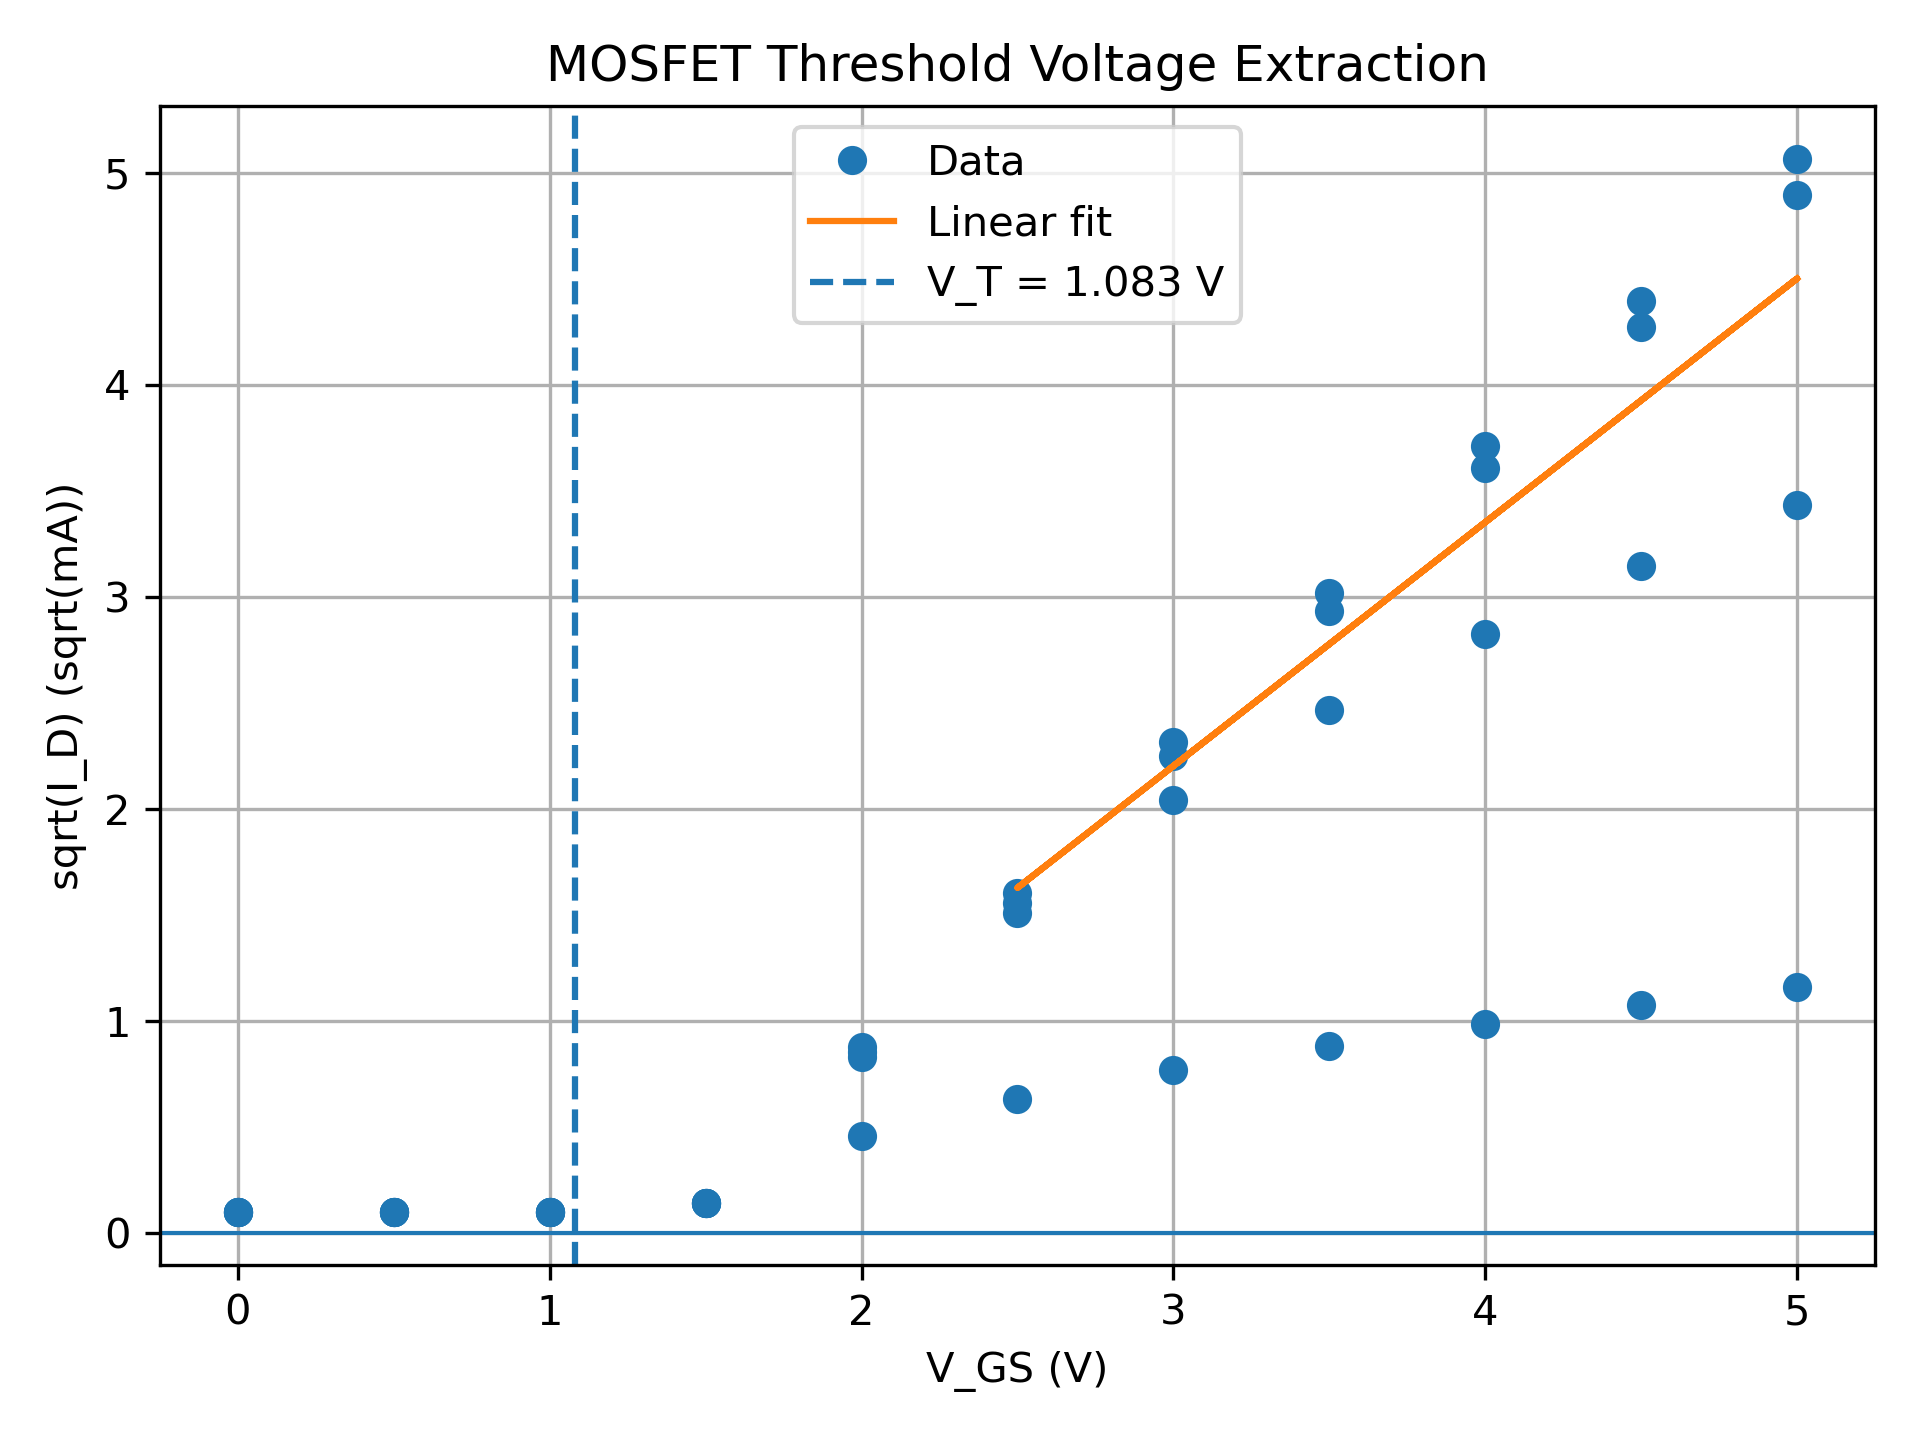

Python code for this plot:
import pandas as pd
import numpy as np
import matplotlib.pyplot as plt

# Load MOSFET VGS sweep data
df = pd.read_csv("./MOSFET_ID_VGS.csv")

# Get VGS and ID
vgs = pd.to_numeric(df["V_GS (V)"], errors="coerce")
id_current = pd.to_numeric(df["I_D (mA)"], errors="coerce")

# Remove invalid values
data = pd.DataFrame({
    "VGS": vgs,
    "ID": id_current
}).dropna()

# Keep positive drain current values
data = data[data["ID"] > 0]

vgs = data["VGS"].to_numpy()
id_current = data["ID"].to_numpy()

# Calculate square root of drain current
sqrt_id = np.sqrt(id_current)

# Select the approximately linear region near the upper part
mask = sqrt_id >= 0.3 * sqrt_id.max()

vgs_fit = vgs[mask]
sqrt_id_fit = sqrt_id[mask]

# Linear fit: sqrt(ID) = m*VGS + c
m, c = np.polyfit(vgs_fit, sqrt_id_fit, 1)

# Threshold voltage = x-intercept
vt = -c / m

print(f"Threshold voltage V_T = {vt:.4f} V")

# Plot
plt.figure()
plt.plot(vgs, sqrt_id, "o", label="Data")
plt.plot(
    vgs_fit,
    m * vgs_fit + c,
    label="Linear fit"
)

plt.axhline(0, linewidth=1)
plt.axvline(vt, linestyle="--", label=f"V_T = {vt:.3f} V")

plt.xlabel("V_GS (V)")
plt.ylabel("sqrt(I_D) (sqrt(mA))")
plt.title("MOSFET Threshold Voltage Extraction")
plt.grid(True)
plt.legend()
plt.tight_layout()

plt.savefig("e10_threshold.png", dpi=300)
plt.show()
